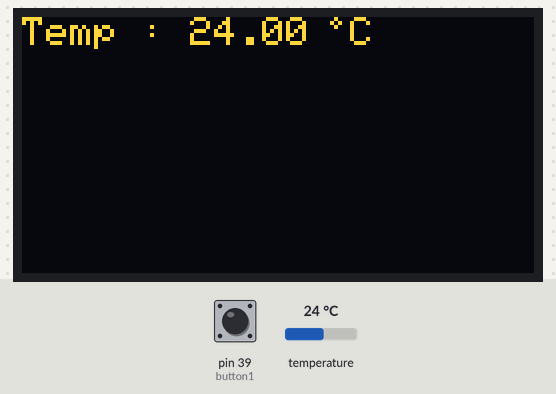
A sketch run on a simulated Arduino Mega 2560, built with avr-gcc and run on an emulated ATmega2560. Parts: 128×64 one-colour display. The inputs (shaded band) are chosen by the test bench; at power-on: temperature 24 °C, pin 39 (button1) HIGH. The OLED is the two-colour kind (top 16 rows yellow).

Above: at 2.3 s.
2.4 s: temperature set to 12 °C
At 4.3 s:
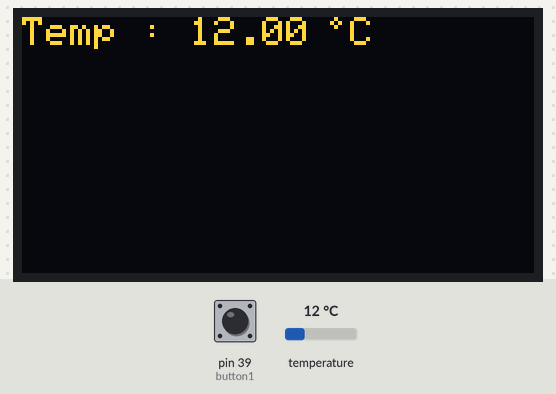
5.0 s: pin 39 (button1) pulled LOW for 3.2 s
At 8.0 s:
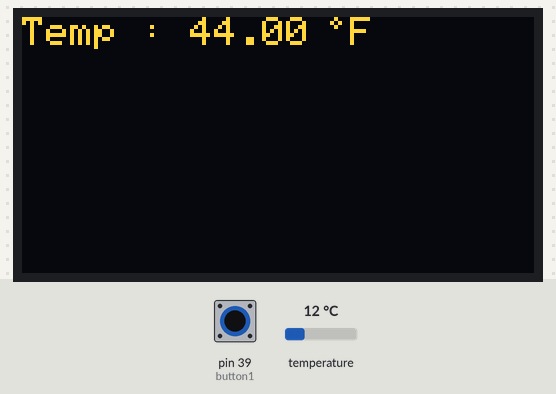
9.7 s: pin 39 (button1) pulled LOW for 0.15 s
At 11.8 s:
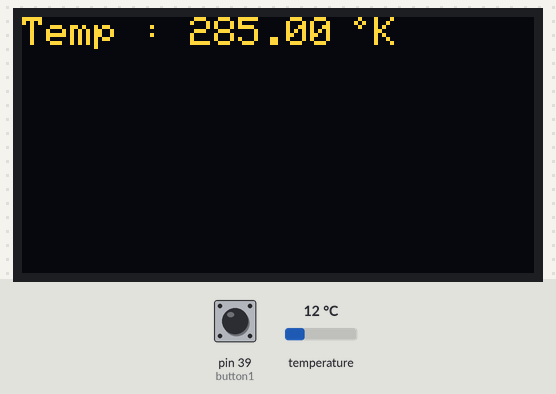
12.3 s: temperature set to 19 °C
At 13.1 s:
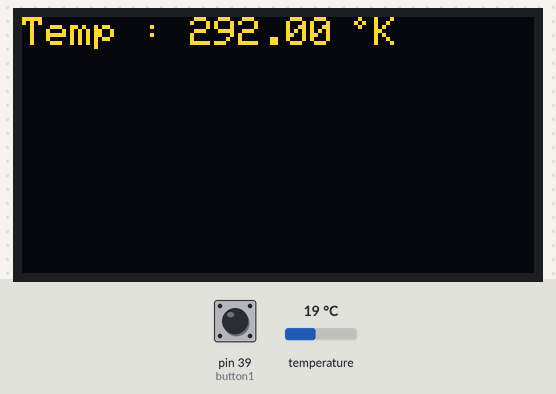
14.1 s: temperature set to 28 °C
At 15.6 s:
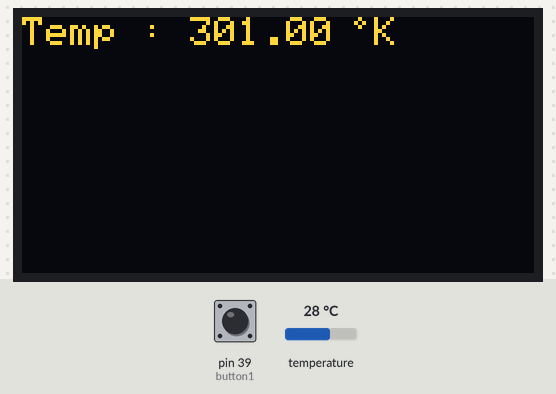
Timing chart, 0 to 16.8 s (numbered marks = the images above; inputs shaded):
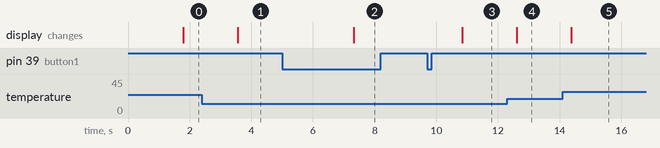

The sketch:

22_2.ino
```cpp
#include <OneWire.h>
#include <DallasTemperature.h>
#include <Adafruit_GFX.h>
#include <Adafruit_SH1106.h>
#define SDA 21
#define SCL 22
#define button1 39
#define tempPin 0
Adafruit_SH1106 display(SDA, SCL);
OneWire oneWire(tempPin);
DallasTemperature DS18B20(&oneWire);
unsigned int now = millis();
float temp;
int mode = 1;
char degreeLetter = 'C';
static const unsigned char PROGMEM degree[] = {
 0b00000010,
 0b00000101,
 0b00000010,
 0b00000000,
 0b00000000,
 0b00000000,
 0b00000000,
 0b00000000
};
void setup(){
  display.begin(SH1106_SWITCHCAPVCC, 0x3C);
  pinMode(button1, INPUT);
  display.clearDisplay();
  display.display();
  delay(100);
  display.setTextSize(1);
  display.setTextColor(WHITE);
  display.setCursor(0, 0);
  DS18B20.begin();
}
void loop(){
  if(!digitalRead(button1)){
    mode++;
    if(mode > 3){
      mode = 1;
    }
    delay(300);
  }
  display.clearDisplay();
  display.setCursor(0, 0);
  if(millis() - now > 1000){
    DS18B20.requestTemperatures();
    temp = DS18B20.getTempCByIndex(0);
    now = millis();
    display.print("Temp : ");
    degreeLetter = 'C';
    if(mode == 2){
      temp = 9 / 5 * temp + 32;
      degreeLetter = 'F';
    }else if(mode == 3){
      temp = temp + 273;
      degreeLetter = 'K';
    }
    display.print(temp, 2);
    display.drawBitmap(display.getCursorX(), display.getCursorY(), degree, 8, 8, WHITE);
    display.setCursor(display.getCursorX() + 10, display.getCursorY());
    display.println(degreeLetter);
    display.display();
  }
}
```

Measured:
- after the input at 2.4 s, the display: changes after 1.2 s (image 1)
- after the input at 5.0 s, the display: changes after 2.3 s (image 2)
- after the input at 9.7 s, the display: changes after 1.1 s (image 3)
- after the input at 12.3 s, the display: changes after 0.31 s (image 4)
- after the input at 14.1 s, the display: changes after 0.28 s (image 5)
